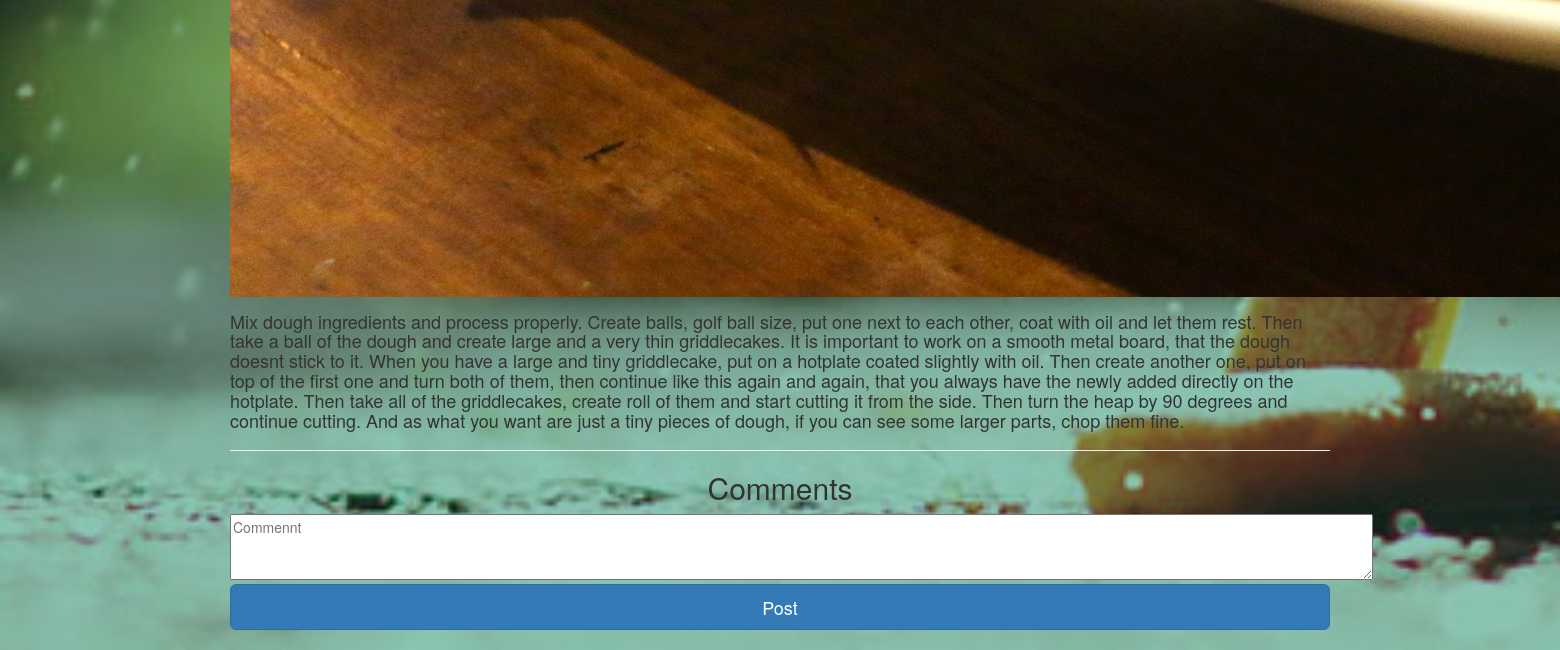
/dish/3/ (lower part), run on an earlier commit of the app's database.
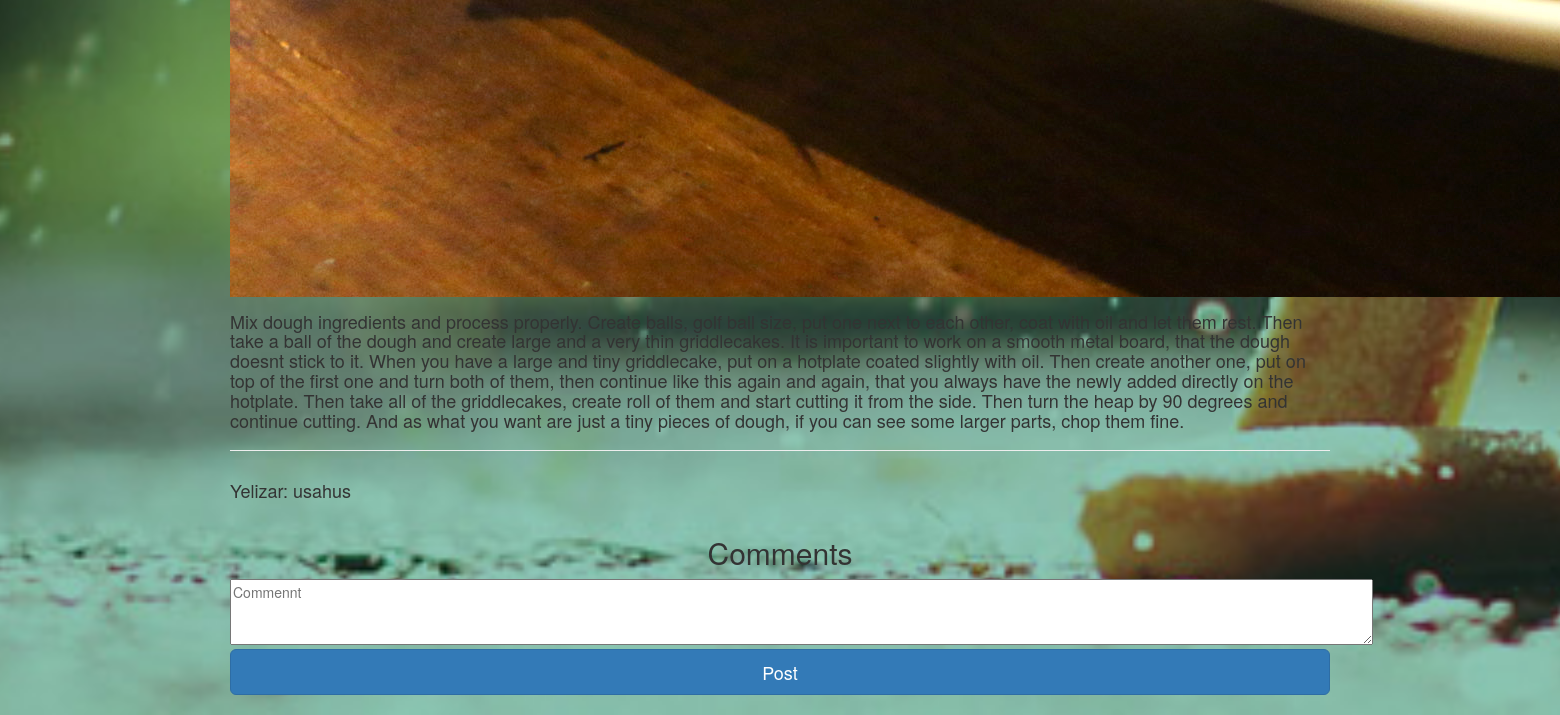
And on a later commit of the database.
### base/models.py (models this page shows, shortened)
class DishImg(models.Model):
    name = models.CharField(max_length=256, help_text='name of picture (name_"img")')
    dish = models.ForeignKey(Dish, on_delete=models.CASCADE, null=True)
    img = models.ImageField(upload_to='base/dish_img/')
    is_active = models.BooleanField(default=False)
    upload = models.DateTimeField(auto_now_add=True, auto_now=False)
    class Meta:
        verbose_name = "Image"
        verbose_name_plural = "Images"

class Comment(models.Model):
    comment = models.CharField(max_length=5000, blank=True)
    dish = models.ForeignKey(Dish, on_delete=models.CASCADE, null=True)
    user = models.ForeignKey(User, null=True)
    is_active = models.BooleanField(default=False)
    is_created = models.DateTimeField(auto_now_add=True, auto_now=False)
    is_updated = models.DateTimeField(auto_now_add=False, auto_now=True)
    class Meta:
        verbose_name = "Comment"
        verbose_name_plural = "Comments"

### base/views.py (the view, shortened to what this page needs)
# urls.py: url(r'^dish/(?P<pk>[0-9]+)/$', views.DishView.as_view(), name='dish'),
class DishView(DetailView):
    model = Dish
    template_name = 'base/dish.html'
    form_class = CommentForm
    def get(self, request, *args, **kwargs):
        self.object = self.get_object()
        context = self.get_context_data(object=self.object)
        context['form'] = self.form_class(None)
        return self.render_to_response(context)

### base/forms.py
class CommentForm(forms.ModelForm):
    class Meta:
        model = Comment
        fields = ['comment']

### templates/base/dish.html (shortened to what this page needs)
{% extends 'base.html' %}
{% load static %}
{% block content %}
<div id="page-content-wrapper">
    <div class="container-fluid">
        {% for object in dish.dishimg_set.all %}
            <label for="object{{forloop.counter}}">
            <img src="{{ object.img.url }}">
            </label><br>
        {% endfor %}
        <h4>{{ dish.recipe}}</h4>
    <hr>
        {% for object in dish.comment_set.all %}
            <label for="ctr{{forloop.counter}}">
            {% include 'base/comment_object.html'%}
            </label>
        {% endfor %}
     <form action="" method="post" class="form-inline text-center">
        <h2 class="form-signin-heading">Comments</h2>
         {% for field in form %}
             <textarea placeholder="Commennt" rows="3" cols="150" form="{{ field.comment }}"></textarea>
         {% endfor %}
        <button class="btn btn-lg btn-primary btn-block" type="submit">Post</button>
    </form>
    </div>
</div>
{% endblock %}

### templates/base/comment_object.html
<div class="">
    <h4>{{ object.user }}: {{ object.comment }}</h4>
</div>

What changed in the data, as far as the page shows it:
added Comment: user "Yelizar", comment "usahus"
